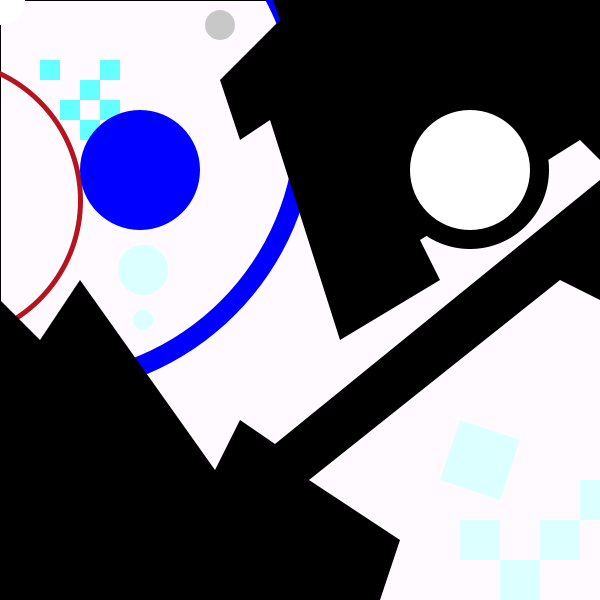
Frame 1 (no input)
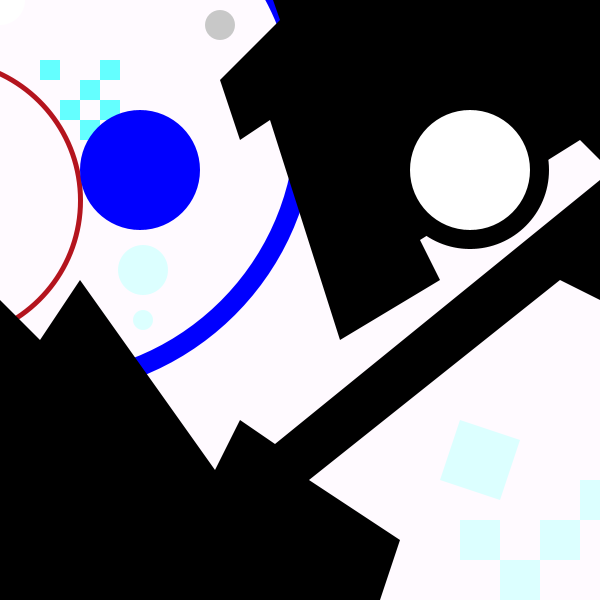
Frame 60 (the mouse pressed at the canvas centre just before this capture)
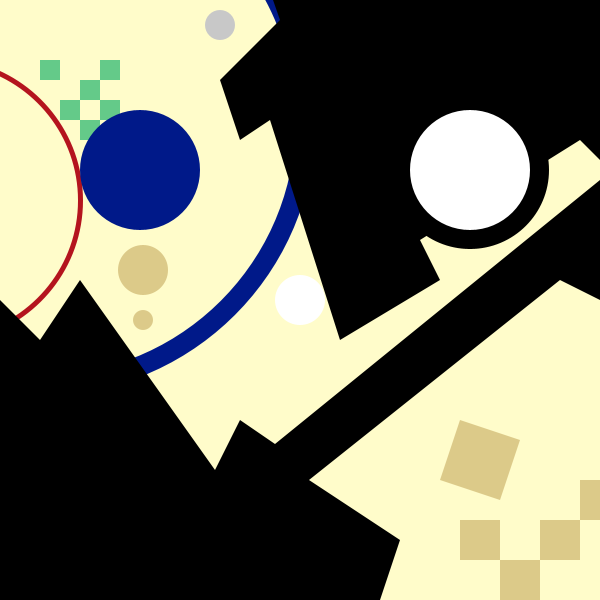
Frame 120 (the mouse held since frame 60 and released just before this capture)

The Processing sketch that drew these frames (run headless with seeded random() and noise(); from frame 60 on, the mouse is pressed at the canvas centre):

// Processing sketch: processing_14299
// ── processing_14299.pde

int check;


void setup() {
  size(600, 600);  
  smooth(); noCursor();
}

void draw() {

   float mapColorA =  map(mouseY, 0, 600, 250,255);
   float mapColorB =  map(mouseY, 0, 600, 255,150);
   float mapColorC =  map(mouseX, 0, 600, 0,50);
   float mapColorD =  map(mouseY, 0, 600, 255,20);
   fill(255, mapColorA, mapColorB);
   rect (0, 0, width, height);

//left curve line
noFill();
strokeWeight(20);
stroke(0, mapColorC, mapColorD);
ellipse(40,120,530,530) ;

strokeWeight(5);
stroke(180,20,30);
ellipse(-60,200,280,280);

//left gray ellipse
noStroke();
fill(200.20);
ellipse(220,25,30,30) ;

fill(100, mapColorB, mapColorD);
noStroke();

//left check
rect(40,60,20,20);
rect(100,60,20,20);
rect(80,80,20,20);
rect(60,100,20,20);
rect(100,100,20,20);
rect(80,120,20,20);
rect(100,170,35,35);

//left black
beginShape();
vertex(0,300);
vertex(40,340);
vertex(80,280);
vertex(215,470);
vertex(240,420);
vertex(275,444);
vertex(600,180);
vertex(600,300);
vertex(560,280);
vertex(309,480);
vertex(400,540);
vertex(380,600);
vertex(0,600);
vertex(0,300);
fill(0) ;
endShape();

//right black
beginShape();
vertex(273,0);
vertex(280,20);
vertex(220,80);
vertex(240,140);
vertex(270,120);
vertex(340,340);
vertex(440,280);
vertex(420,240);
vertex(580,140);
vertex(600,160);
vertex(600,0);
vertex(273,0);
endShape();

ellipse(470,170,158,158);

  
  
  //red-white ellipse
  if((mouseX > 410) && (mouseX < 410 + 120) && (mouseY > 110) && (mouseY < 110+ 120)) {
    fill(255,0,0);
  }
  else {
    fill(255);
  }
  strokeWeight(16);
  ellipse(470,170,120,120);
  
  //row check and left small ellipse
  fill(220, mapColorB, mapColorD);
  quad(460,420,520,440,500,500,440,480)  ;
  rect(460,520,40,40) ;
  rect(500,560,40,40) ;
  rect(540,520,40,40) ;
  rect(580,480,40,40) ;
  ellipse(143,270,50,50);
  ellipse(143,320,20,20);
  
  fill(0, mapColorC, mapColorD);
ellipse(140,170,120,120);

//cursor
fill(255);
  ellipse(mouseX,mouseY,50,50);



}
